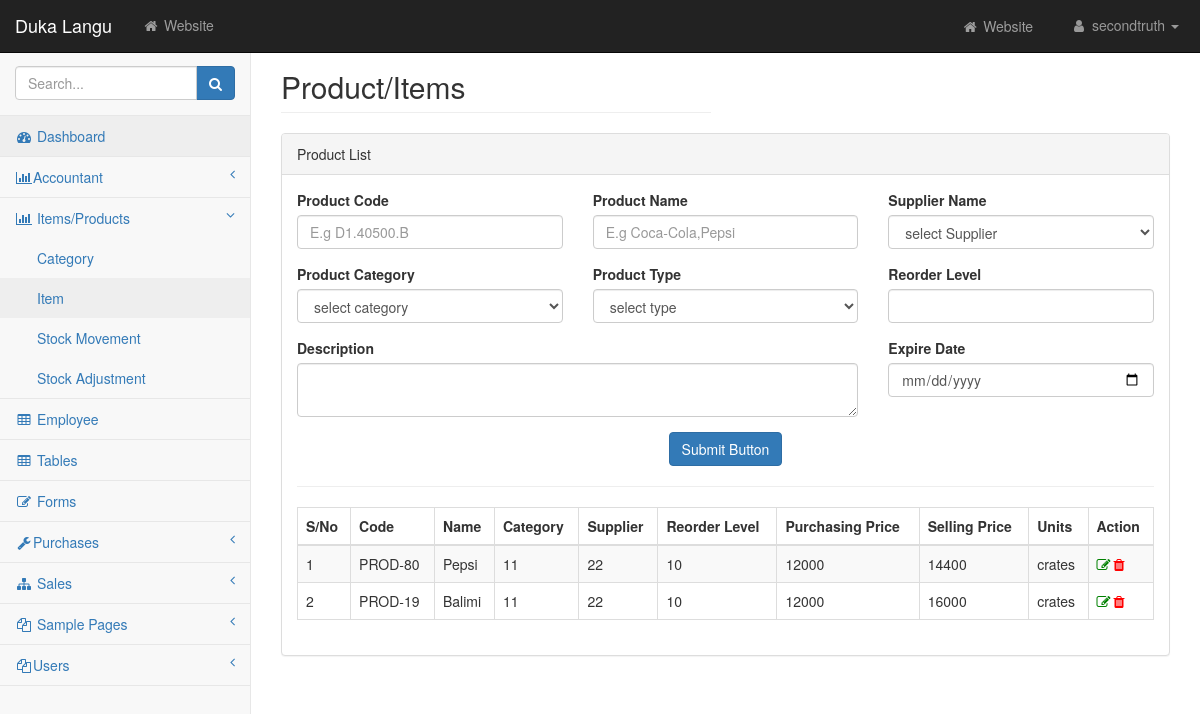
Page /pages/product_list.php on the committed database.
### tables this page shows
CREATE TABLE `product` (
  `id` int NOT NULL,
  `code` varchar(20) NOT NULL,
  `pname` varchar(255) DEFAULT NULL,
  `description` varchar(255) DEFAULT NULL,
  `qty_stock` int DEFAULT NULL,
  `on_hand` int NOT NULL DEFAULT '0',
  `unit` varchar(255) DEFAULT NULL,
  `product_type` varchar(100) NOT NULL,
  `price` int DEFAULT '0',
  `category_id` int DEFAULT NULL,
  `supplier_id` int DEFAULT NULL,
  `reorder_level` int NOT NULL DEFAULT '0',
  `date_stock_in` varchar(50) DEFAULT NULL,
  `purchasing_price` int DEFAULT '0',
  `actual_amount` int NOT NULL DEFAULT '0',
  `vat` tinyint(1) DEFAULT '0',
  `vat_value` float DEFAULT '0',
  `user_id` int DEFAULT NULL
);

### pages/product_list.php (the view, shortened to what this page needs)
<?php
include 'layouts/header.php';
include 'layouts/sidebar.php';
include 'includes/connection.php';
?>
<div id="wrapper">
    <div id="page-wrapper">
        <div class="container-fluid">
            <div class="row">
                <div class="col-sm-6">
                    <h2 class="page-header">Product/Items</h2>
                </div>
            </div>
            <div class="row">
                <div class="col-sm-12">
                <div class="panel panel-default">
                    <div class="panel-heading">
                       Product List
                    </div>
                    <div class="panel-body">
                        <div class="row">
                                <form action="<?php echo htmlentities(
                                    $_SERVER['PHP_SELF']
                                ); ?>" method="POST">
                                   <div class="col-lg-4">
                                <div class="form-group">
                                        <label>Product Code</label>
                                        <input class="form-control" name="pcode"  placeholder="E.g D1.40500.B" required>
                                    </div>
                                </div>
                                <div class="col-lg-4">
                                <div class="form-group">
                                        <label>Product Name</label>
                                        <input class="form-control" name="pname"  placeholder="E.g Coca-Cola,Pepsi" required>
                                    </div>
                                </div>
                                <div class="col-lg-4">
                                    <div class="form-group">
                                            <label for="disabledSelect">Supplier Name</label>
                                            <select type="text" name="supplier" required class="form-control" placeholder="GSM">
                                            <option value="">select Supplier</option>
                                        </select>
                                        </div>
                                </div>
                                <div class="col-lg-4">
                                <div class="form-group">
                                        <label>Product Category</label>
                                        <select class="form-control"  id="dynamic_select" name="category" required>
                                        <option value="">select category</option>
                                        </select>
                                    </div>
                                </div>
                                <div class="col-lg-4">
                                <div class="form-group">
                                        <label>Product Type</label>
                                        <select class="form-control" name="type" required>
                                            <option value="">select type</option>
                                        </select>
                                    </div>
                                </div>
                                <div class="col-lg-4">
                                    <div class="form-group">
                                            <label for="disabledSelect">Reorder Level</label>
                                            <input type="text" name="level" class="form-control" required onkeypress="return (event.charCode !=8 && event.charCode ==0 || (event.charCode >= 48 && event.charCode <= 57))"/>
                                        </div>
                                </div>
                                <div class="col-lg-8">
                                    <div class="form-group">
                                        <label>Description</label>
                                        <textarea type="text" name="description" class="form-control"></textarea>
                                    </div>
                                    </div>
                                    <div class="col-lg-4">
                                    <div class="form-group">
                                        <label>Expire Date</label>
                                        <input type="date" name="expiredate" required class="form-control"/>
                                    </div>
                                    </div>
                            </div>
                            <div class="text-center">
                                    <button type="submit" name="savedata" class="btn btn-primary">Submit Button</button>
                    </div>
                        <hr>
                                    <div class="table-responsive">
                                        <table class="table table-striped table-bordered table-hover" id="dataTables-example">
                                            <thead>
                                                <tr>
                                                    <th>S/No</th>
                                                    <th>Code</th>
                                                    <th>Name</th>
                                                    <th>Category</th>
                                                    <th>Supplier</th>
                                                    <th>Reorder Level</th>
                                                    <th>Purchasing Price</th>
                                                    <th>Selling Price</th>
                                                    <th>Units</th>
                                                    <th>Action</th>
                                                </tr>
                                            </thead>
                                            <tbody>
                                                <?php
                                                $sn = 1;
                                                $query = mysqli_query(
                                                    $conn,
                                                    'SELECT * FROM product'
                                                );
                                                while (
                                                    $row_data = mysqli_fetch_assoc(
                                                        $query
                                                    )
                                                ) { ?>
                                                <tr class="odd gradeX">
                                                <td><?php
                                                echo $sn;
                                                $sn++;
                                                ?></td>
                                                    <td><?php echo $row_data[
                                                        'code'
                                                    ]; ?></td>
                                                    <td><?php echo $row_data[
                                                        'pname'
                                                    ]; ?></td>
                                                    <td><?php echo $row_data[
                                                        'category_id'
                                                    ]; ?></td>
                                                    <td><?php echo $row_data[
                                                        'supplier_id'
                                                    ]; ?></td>
                                                    <td><?php echo $row_data[
                                                        'reorder_level'
                                                    ]; ?></td>
                                                      <td><?php echo $row_data[
                                                          'purchasing_price'
                                                      ]; ?></td>
                                                       <td><?php echo $row_data[
                                                           'price'
                                                       ]; ?></td>
                                                       <td><?php echo $row_data[
                                                           'unit'
                                                       ]; ?></td>
                                                   <td><i class="fa fa-edit" style="color: green;"></i><i class="fa fa-trash" style="color: red; margin-left: 6%" ></i></td>
                                                </tr>
                                     <?php }
                                                ?>
                                            </tbody>
                                        </table>
                                    </div>
                    </div>
                </div>
            </div>
        </div>
    </div>
</div>
</div>

### css/startmin.css (style rules this page uses)
body { background-color: #f8f8f8; }
#wrapper { width: 100%; }
#page-wrapper { padding-top: 30px; min-height: 568px; background-color: #fff; }
@media (min-width:768px) { #page-wrapper { position: inherit; margin-left: 250px; padding: 30px 15px 0 15px; border-left: 1px solid #e7e7e7; } }

### rows in the picture
product: code "PROD-80", pname "Pepsi", category "11", supplier "22", reorder_level "10", purchasing_price "12000", price "14400", unit "crates"
product: code "PROD-19", pname "Balimi", category "11", supplier "22", reorder_level "10", purchasing_price "12000", price "16000", unit "crates"
